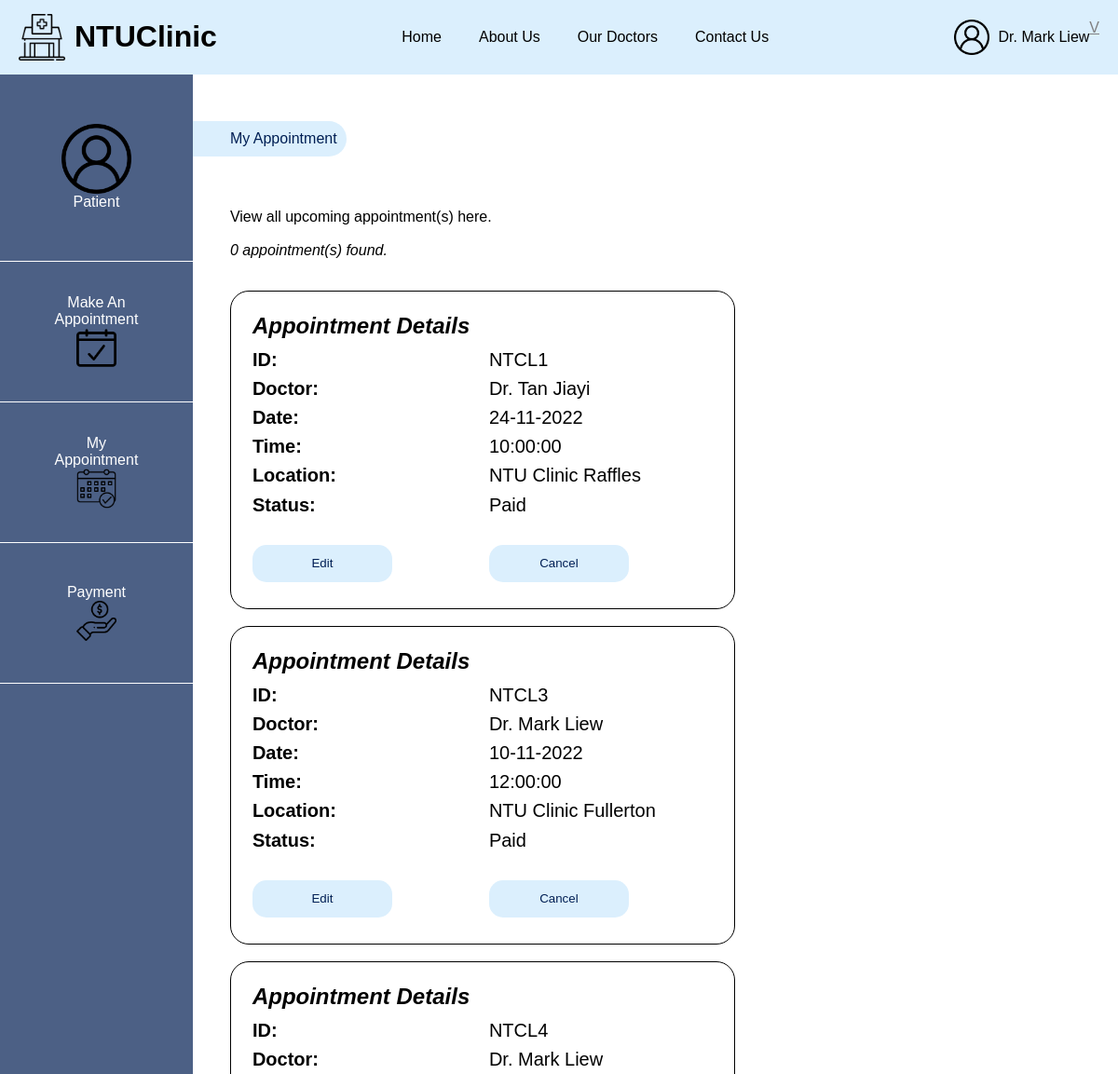
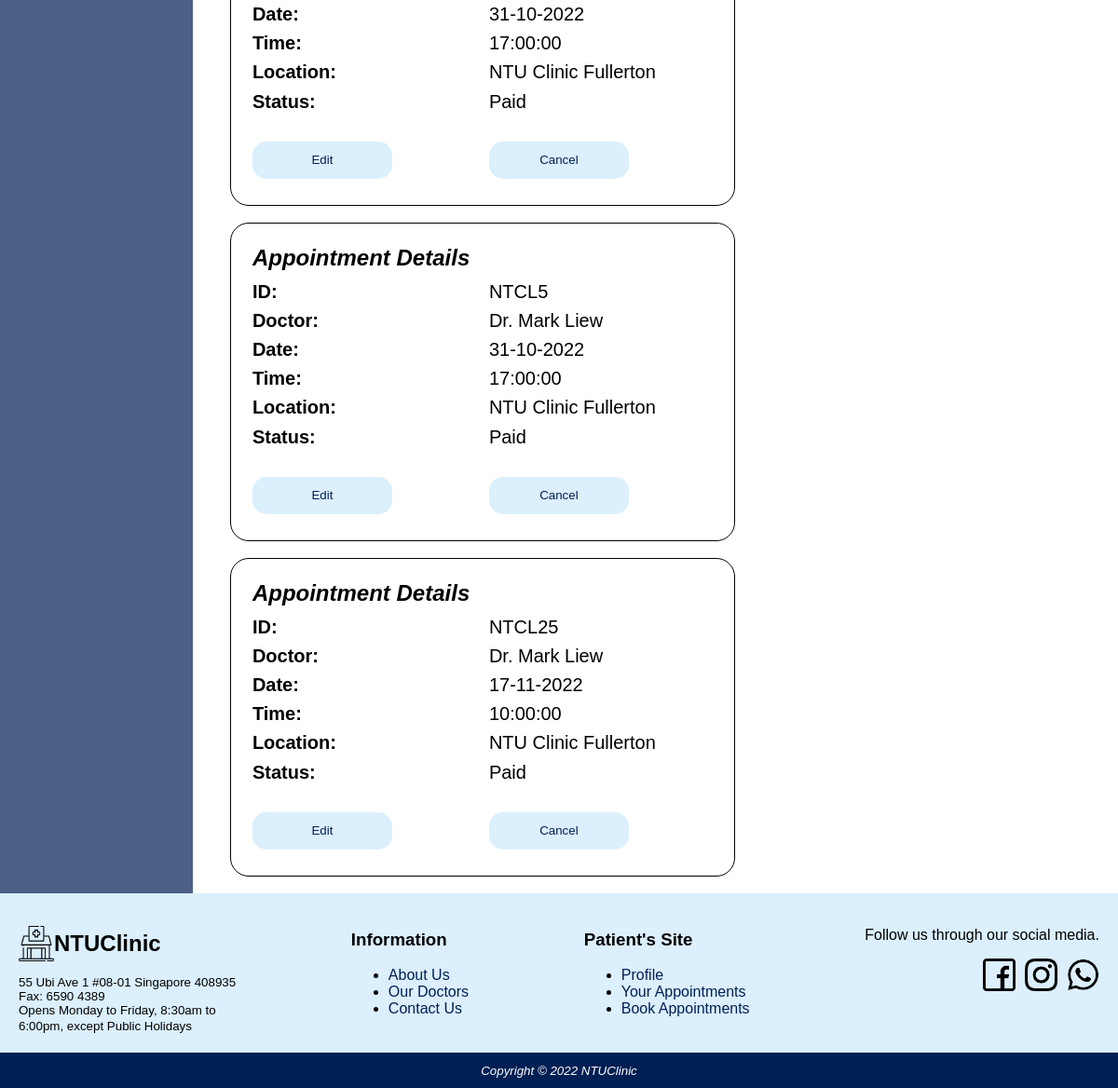
The app's page /patient/myappointment.php (signed in) with its own data (2 pictures, top to bottom).
### tables this page shows
CREATE TABLE `Appointments` (
  `appointmentID` int(10) UNSIGNED NOT NULL,
  `user` int(11) NOT NULL,
  `location` char(200) NOT NULL,
  `doctor` char(100) NOT NULL,
  `date` date NOT NULL,
  `time` time NOT NULL,
  `timeCompleted` time NOT NULL,
  `paid_status` tinyint(1) NOT NULL,
  `book_status` tinyint(1) NOT NULL
);

CREATE TABLE `Doctors` (
  `doctorid` int(10) UNSIGNED NOT NULL,
  `docname` char(255) NOT NULL,
  `description` text DEFAULT NULL,
  `clinicid` int(11) NOT NULL,
  `image` char(100) NOT NULL,
  `contact` char(10) NOT NULL,
  `joindate` varchar(11) NOT NULL,
  `certexp` varchar(11) NOT NULL,
  `email` char(100) NOT NULL,
  `password` char(255) NOT NULL
);

CREATE TABLE `Clinics` (
  `clinicid` int(10) UNSIGNED NOT NULL,
  `clinicname` char(255) NOT NULL,
  `cliniclocation` char(255) DEFAULT NULL,
  `cliniccontact` char(50) NOT NULL
);

### patient/appointmentRetrieval.php (called while the page is built, shortened)
<?php
	$count=0;
?>

### patient/myappointment.php (the view, shortened to what this page needs)
<!DOCTYPE html>
<html lang="en">
<head>
<link rel="stylesheet" href="../style.css" />
<link rel="stylesheet" href="./sidepanel.css" />
<link rel="stylesheet" href="./myappointment.css" />
<body>
<div id="wrapper">
	<?php include 'header.php'; ?>
	<div id="bodycontent">
	<?php include "sidepanel.php"; ?>
	<div class="leftcontent">
		<div class="breadcrumb">
			<a href="myappointment.php" class="botnav">My Appointment</a>
		</div>
	<div class="maincontainer">
		<div class="leftform">
		<?php include 'appointmentRetrieval.php';
		echo "<p>
		View all upcoming appointment(s) here.<br><br>" .
		"<i>" . $count . " appointment(s) found.</i></p><br>";
		?>
		<?php
		$patientid = $_SESSION['valid_user_id'];
		$db = mysqli_connect('localhost', 'root', '');
		mysqli_select_db($db,'project');
		$sql=
		"SELECT *
		FROM appointments a
		INNER JOIN patients p on a.user = p.userid
		INNER JOIN doctors d on a.doctor = d.doctorid
		INNER JOIN clinics c on a.location = c.clinicid
		WHERE user='$patientid'";
		$result = mysqli_query($db,$sql);
		while ($row = mysqli_fetch_assoc($result)){
		if ($row['paid_status'] == "1") {
			if ($row['book_status'] == "1")
			{
				$location = $row['clinicname'];
				$doctor = $row['docname'];
			$date = $row['date'];
			$time = $row['time'];
			$apptID = $row['appointmentID'];
			$date2 = date("d-m-Y", strtotime($date));
			echo "
			<div class='table-wrapper'>
			<table class='appointment-table' style='font-size:20px;height:300px;width:450px;'>
			<th colspan='2' style='float:left;font-size:24px;'>
				<i>Appointment Details</i>
			</th>
			<tr>
				<td style='width:250px;'><b>ID: </b></td>
				<td><span id='doctor'>
				NTCL$apptID
				</span></td>
			</tr>
			<tr>
				<td style='width:250px;'><b>Doctor: </b></td>
				<td><span id='doctor'>
				$doctor
				</span></td>
			</tr>
			<tr>
				<td style='width:250px;'><b>Date: </b></td>
				<td><span id='date'>
				$date2
				</span></td>
			</tr>
			<tr>
				<td style='width:250px;'><b>Time: </b></td>
				<td><span id='time'>
				$time
				</span></td>
			</tr>
			<tr>
				<td style='width:250px;'><b>Location: </b></td>
				<td><span id='location'>
				$location
				</span></td>
			</tr>
			<tr>
				<td style='width:250px;'><b>Status: </b></td>
				<td><span id='status'>
				Paid
				</span></td>
			</tr>
			<tr>
			<td style='float: center; width:250px;'>
				<form action='editappointment.php' method='post'>
					<input value='$apptID' name='apptID' type='hidden'/>
					<button id='editbutton' class='primarybutton'>Edit</button>
				</form>
			</td>
			<td style='float: center;'>
			<form action='cancelappointment.php' method='post'>
			<input value='$apptID' name='apptID' type='hidden'/>
				<button id='cancelbutton' onclick='alertpopup()' class='primarybutton'>Cancel</button>
				</form>
			</td>
			</tr>
			</table>
			</div>
			<br>";
			}
			}
			}
		?>
	</div>
	</div>
</div>
	</div>
</div>
<?php include "footer.php";?>
</body>

### style.css (style rules this page uses)
body { margin: 0px; width: 100vw; min-height: 100vh; overflow-x: hidden; font-family:arial, sans-serif; }
#bodycontent { background-color: #FFFFFF; min-height: calc(100vh - 40px); }
.botnav { color:#001f54; }
.primarybutton { background: #dbeffd; color: #001f54; border: none; border-radius: 80px; height: 40px; width: 150px; cursor: pointer; margin-top: 20px; }
#wrapper { margin: auto; }

### patient/sidepanel.css (style rules this page uses)
#bodycontent { display: flex; flex-direction: row; }
.leftcontent { width: 100%; }
.breadcrumb { color: #001f54; margin: 50px 0px 20px 0; background-color: #dbeffd; padding: 10px; padding-left: 40px; border-radius: 0 40px 40px 0; width: max-content; }
.maincontainer { padding-left: 40px; padding-top: 20px; }
.leftform { width: 60%; float:left; display: flex; flex-direction: column; justify-content: flex-start; align-items: flex-start; }
.botnav { text-decoration: none; }

### patient/myappointment.css (style rules this page uses)
#editbutton { padding-left:20px; padding-right:20px; padding-top: 3px; padding-bottom: 3px; border-radius: 15px; }
#cancelbutton { padding-left:20px; padding-right:20px; padding-top: 3px; padding-bottom: 3px; border-radius: 15px; }
.table-wrapper { padding: 20px; border: 1px solid; border-radius: 20px; width: 500px; }

### records on screen
appointments: appointmentID "1", doctors.docname "Dr. Tan Jiayi", date "24-11-2022", time "10:00:00", clinics.clinicname "NTU Clinic Raffles"
appointments: appointmentID "3", doctors.docname "Dr. Mark Liew", date "10-11-2022", time "12:00:00", clinics.clinicname "NTU Clinic Fullerton"
appointments: appointmentID "4", doctors.docname "Dr. Mark Liew", date "31-10-2022", time "17:00:00", clinics.clinicname "NTU Clinic Fullerton"
appointments: appointmentID "5", doctors.docname "Dr. Mark Liew", date "31-10-2022", time "17:00:00", clinics.clinicname "NTU Clinic Fullerton"
appointments: appointmentID "25", doctors.docname "Dr. Mark Liew", date "17-11-2022", time "10:00:00", clinics.clinicname "NTU Clinic Fullerton"

### other values on screen
$_SESSION["valid_user"] "Dr. Mark Liew"
$count "0"
